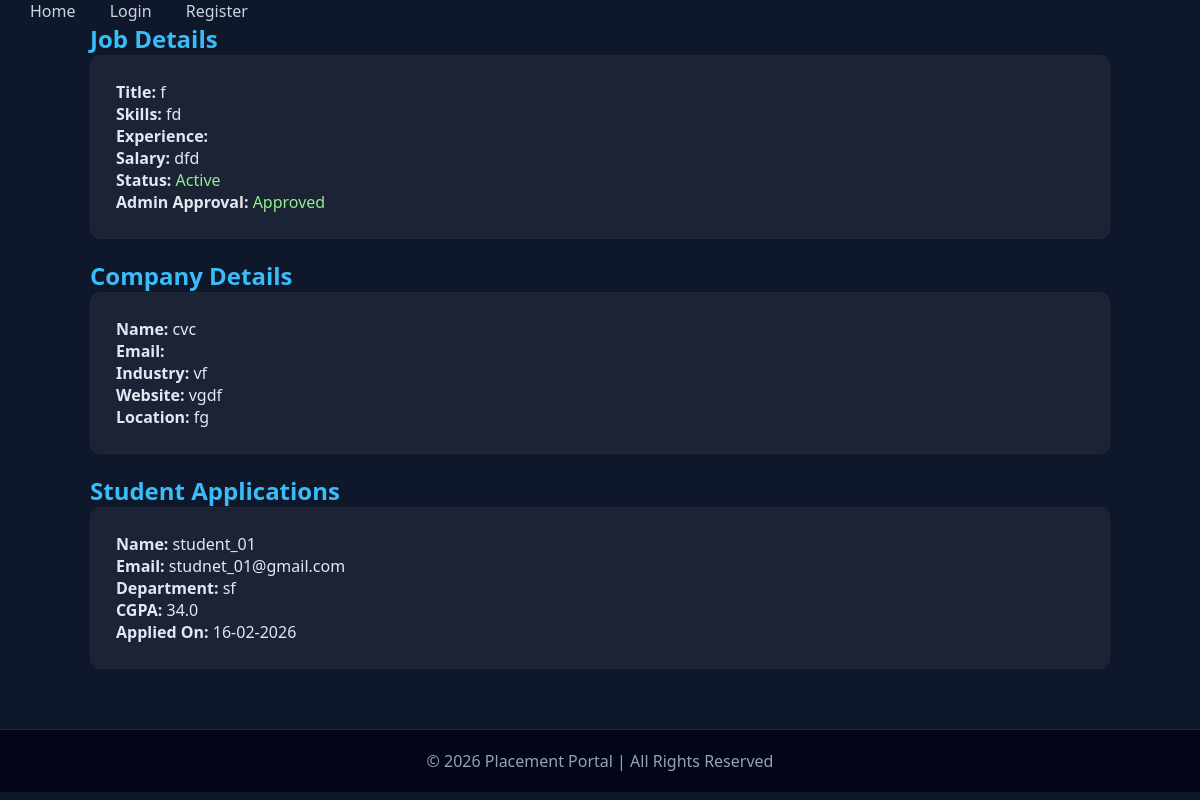
The app's page /admin-job/2, older data.
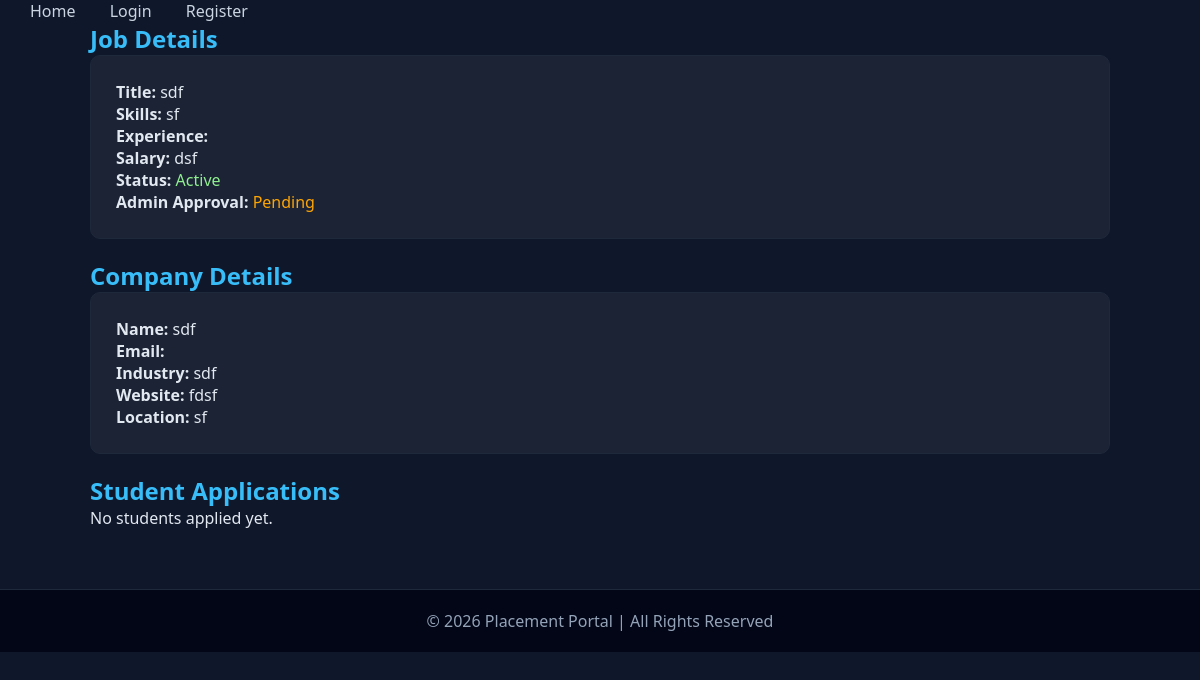
The same page, newer data.
### app.py (models this page shows)
class Job(db.Model):
    __tablename__ = "jobs"
    id = db.Column(db.Integer, primary_key=True)
    company_id = db.Column(
        db.Integer,
        db.ForeignKey("company_profiles.id"),
        nullable=False
    )
    title = db.Column(db.String(150))
    skills = db.Column(db.String(200))
    salary = db.Column(db.String(50))
    is_approved = db.Column(db.Boolean, default=False)
    is_closed = db.Column(db.Boolean, default=False)
    company = db.relationship("CompanyProfile", back_populates="jobs")
    applications = db.relationship(
        "Application",
        back_populates="job",
        cascade="all, delete"
    )

class CompanyProfile(db.Model):
    __tablename__ = "company_profiles"
    id = db.Column(db.Integer, primary_key=True)
    user_id = db.Column(
        db.Integer,
        db.ForeignKey("users.id"),
        nullable=False,
        unique=True
    )
    company_name = db.Column(db.String(150))
    industry = db.Column(db.String(100))
    website = db.Column(db.String(150))
    description = db.Column(db.Text)
    location = db.Column(db.String(100))
    company_size = db.Column(db.String(50))
    user = db.relationship("User", back_populates="company_profile")
    jobs = db.relationship(
        "Job",
        back_populates="company",
        cascade="all, delete"
    )

class Application(db.Model):
    __tablename__ = "applications"
    id = db.Column(db.Integer, primary_key=True)
    job_id = db.Column(
        db.Integer,
        db.ForeignKey("jobs.id"),
        nullable=False
    )
    student_id = db.Column(
        db.Integer,
        db.ForeignKey("student_profiles.id"),
        nullable=False
    )
    status = db.Column(db.String(50), default="Applied")
    applied_at = db.Column(db.DateTime, default=datetime.utcnow)
    job = db.relationship("Job", back_populates="applications")
    student = db.relationship("StudentProfile", back_populates="applications")

class User(db.Model):
    __tablename__ = "users"
    id = db.Column(db.Integer, primary_key=True)
    name = db.Column(db.String(100), nullable=False)
    email = db.Column(db.String(120), unique=True, nullable=False)
    password = db.Column(db.String(200), nullable=False)
    role = db.Column(db.String(20), nullable=False)  # admin / student / company
    is_approved = db.Column(db.Boolean, default=False)
    created_at = db.Column(db.DateTime, default=datetime.utcnow)
    student_profile = db.relationship(
        "StudentProfile",
        back_populates="user",
        uselist=False,
        cascade="all, delete"
    )
    company_profile = db.relationship(
        "CompanyProfile",
        back_populates="user",
        uselist=False,
        cascade="all, delete"
    )

class StudentProfile(db.Model):
    __tablename__ = "student_profiles"
    id = db.Column(db.Integer, primary_key=True)
    user_id = db.Column(
        db.Integer,
        db.ForeignKey("users.id"),
        nullable=False,
        unique=True
    )
    department = db.Column(db.String(100))
    cgpa = db.Column(db.Float)
    resume = db.Column(db.String(200))
    user = db.relationship("User", back_populates="student_profile")
    applications = db.relationship(
        "Application",
        back_populates="student",
        cascade="all, delete"
    )

### app.py (the view)
@app.route("/admin-job/<int:job_id>")
def admin_job_details(job_id):
    job = Job.query.get_or_404(job_id)
    company = job.company   # make sure relationship exists
    applications = Application.query.filter_by(job_id=job_id).all()
    return render_template(
        "admin_job_details.html",
        job=job,
        company=company,
        applications=applications
    )

### templates/admin_job_details.html (shortened to what this page needs)
{% extends "base.html" %}
{% block content %}
<div class="container">
<h2 class="title">Job Details</h2>
<div class="card">
    <p><b>Title:</b> {{ job.title }}</p>
    <p><b>Skills:</b> {{ job.skills }}</p>
    <p><b>Experience:</b> {{ job.experience }}</p>
    <p><b>Salary:</b> {{ job.salary }}</p>
    <p>
        <b>Status:</b>
        {% if job.is_closed %}
            <span style="color:red;">Closed</span>
        {% else %}
            <span style="color:lightgreen;">Active</span>
        {% endif %}
    </p>
    <p>
        <b>Admin Approval:</b>
        {% if job.is_approved %}
            <span style="color:lightgreen;">Approved</span>
        {% else %}
            <span style="color:orange;">Pending</span>
        {% endif %}
    </p>
</div>
<h2 class="title">Company Details</h2>
<div class="card">
    <p><b>Name:</b> {{ company.company_name }}</p>
    <p><b>Email:</b> {{ company.email }}</p>
    <p><b>Industry:</b> {{ company.industry }}</p>
    <p><b>Website:</b> {{ company.website }}</p>
    <p><b>Location:</b> {{ company.location }}</p>
</div>
<h2 class="title">Student Applications</h2>
{% if applications %}
    {% for app in applications %}
    <div class="card">
        <p><b>Name:</b> {{ app.student.user.name }}</p>
        <p><b>Email:</b> {{ app.student.user.email }}</p>
        <p><b>Department:</b> {{ app.student.department }}</p>
        <p><b>CGPA:</b> {{ app.student.cgpa }}</p>
        <p><b>Applied On:</b> {{ app.applied_at.strftime("%d-%m-%Y") }}</p>
    </div>
    {% endfor %}
{% else %}
    <p>No students applied yet.</p>
{% endif %}
</div>
{% endblock %}

Row changes from the older to the newer data that the page shows:
removed CompanyProfile: company_name "cvc", industry "vf", website "vgdf", location "fg"
no longer on this page (row edited): Application: student.user.name "student_01", student.user.email "studnet_01@gmail.com", student.department "sf", student.cgpa "34.0", applied_at "16-02-2026"
changed Job: title "f" → "sdf"; skills "fd" → "sf"; salary "dfd" → "dsf"; is_approved True → False (drawn)
now on this page (row edited): CompanyProfile: company_name "sdf", industry "sdf", website "fdsf", location "sf"
Text that changed along with them:
text no longer shown: "Approved"
text now shown: "Pending No students applied yet."
